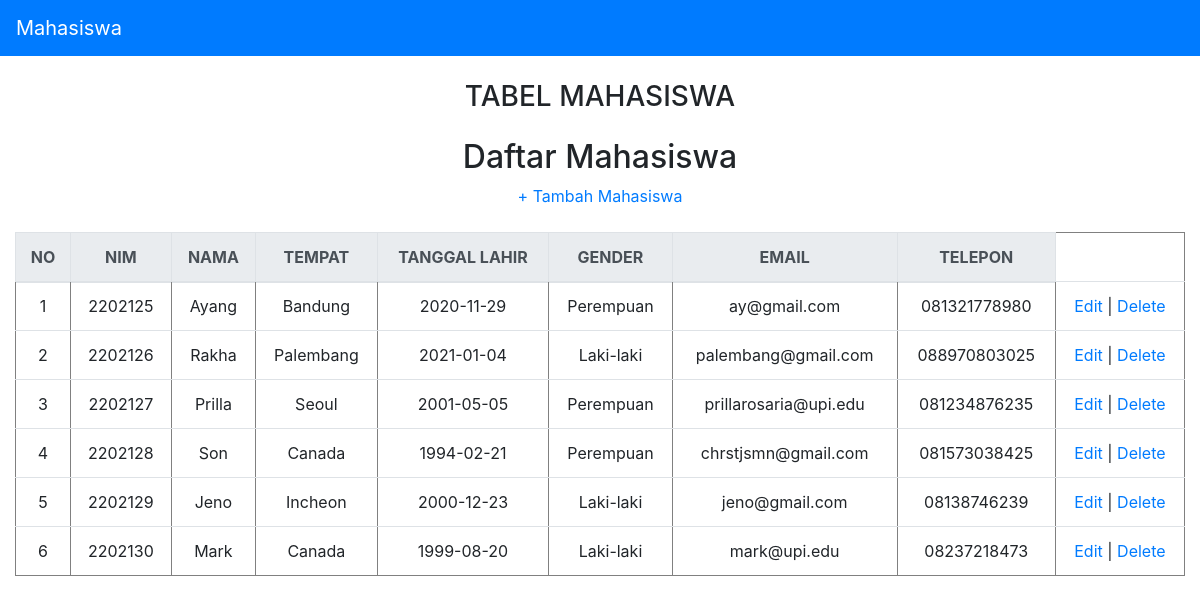
/mvp_php/index.php, run on the app's committed database.
### tables this page shows
CREATE TABLE `mahasiswa` (
  `id` int NOT NULL AUTO_INCREMENT,
  `nim` varchar(100) NOT NULL,
  `nama` varchar(100) NOT NULL,
  `tempat` varchar(100) NOT NULL,
  `tl` varchar(100) NOT NULL,
  `gender` varchar(10) NOT NULL,
  `email` varchar(100) NOT NULL,
  `telp` varchar(100) NOT NULL,
  PRIMARY KEY (`id`)
);

### mvp_php/index.php (called while the page is built, shortened)
<?php
include_once("view/TampilMahasiswa.php");
include_once("presenter/ProsesMahasiswa.php");
$view = new TampilMahasiswa();
$view->tampil();

### mvp_php/presenter/ProsesMahasiswa.php (called while the page is built, shortened)
<?php
class ProsesMahasiswa implements KontrakPresenter
{
	private $tabelmahasiswa;
	private $data = [];
	function __construct()
	{
		try {
			$db_host = "localhost";
			$db_user = "root";
			$db_password = "";
			$db_name = "mvp_php";
			$this->tabelmahasiswa = new TabelMahasiswa($db_host, $db_user, $db_password, $db_name);
			$this->data = array();
		} catch (Exception $e) {
			echo "yah error" . $e->getMessage();
		}
	}
	function prosesDataMahasiswa()
	{
		try {
			$this->tabelmahasiswa->open();
			$this->tabelmahasiswa->getMahasiswa();
			while ($row = $this->tabelmahasiswa->getResult()) {
				$mahasiswa = new Mahasiswa();
				$mahasiswa->setId($row['id']);
				$mahasiswa->setNim($row['nim']);
				$mahasiswa->setNama($row['nama']);
				$mahasiswa->setTempat($row['tempat']);
				$mahasiswa->setTl($row['tl']);
				$mahasiswa->setGender($row['gender']);
				$mahasiswa->setEmail($row['email']);
				$mahasiswa->setTelepon($row['telp']);
				$this->data[] = $mahasiswa;
			}
		} catch (Exception $e) {
			echo "yah error part 2" . $e->getMessage();
		}
	}
	function getId($i)
	{
		return $this->data[$i]->id;
	}
	function getNim($i)
	{
		return $this->data[$i]->nim;
	}
	function getNama($i)
	{
		return $this->data[$i]->nama;
	}
	function getTempat($i)
	{
		return $this->data[$i]->tempat;
	}
	function getTl($i)
	{
		return $this->data[$i]->tl;
	}
	function getGender($i)
	{
		return $this->data[$i]->gender;
	}
	function getSize()
	{
		return sizeof($this->data);
	}
	function getEmail($i) {
		return $this->data[$i]->email;
	}
	function getTelepon($i) {
		return $this->data[$i]->telp;
	}
}

### mvp_php/model/Mahasiswa.class.php (called while the page is built, shortened)
<?php
class Mahasiswa
{
	function setId($id)
	{
		$this->id = $id;
	}
	function setNim($nim)
	{
		$this->nim = $nim;
	}
	function setNama($nama)
	{
		$this->nama = $nama;
	}
	function setTempat($tempat)
	{
		$this->tempat = $tempat;
	}
	function setTl($tl)
	{
		$this->tl = $tl;
	}
	function setGender($gender)
	{
		$this->gender = $gender;
	}
	function setEmail($email) { $this->email = $email; }
	function setTelepon($telp) { $this->telp = $telp; }
}

### mvp_php/model/DB.class.php (called while the page is built, shortened)
<?php
class DB
{
	var $db_host = '';
	var $db_user = '';
	var $db_password = '';
	var $db_name = '';
	var $db_link = '';
	function __construct($db_host = '', $db_user = '', $db_password = '', $db_name = '')
	{
		$this->db_host = $db_host;
		$this->db_user = $db_user;
		$this->db_password = $db_password;
		$this->db_name = $db_name;
	}
	function open()
	{
		$this->db_link = mysqli_connect($this->db_host, $this->db_user, $this->db_password, $this->db_name);
	}
	function execute($query = "")
	{
		$this->result = mysqli_query($this->db_link, $query);
		return $this->result;
	}
}

### mvp_php/model/TabelMahasiswa.class.php (called while the page is built)
<?php
class TabelMahasiswa extends DB
{
	function getMahasiswa()
	{
		$query = "SELECT * FROM mahasiswa";
		return $this->execute($query);
	}
}

### mvp_php/view/TampilMahasiswa.php (the view, shortened to what this page needs)
<?php
include("presenter/ProsesMahasiswa.php");
class TampilMahasiswa implements KontrakView
{
	private $prosesmahasiswa;
	function __construct()
	{
		$this->prosesmahasiswa = new ProsesMahasiswa();
	}
	function tampil()
	{
		$this->prosesmahasiswa->prosesDataMahasiswa();
		$data = "<h2>Daftar Mahasiswa</h2>";
		$data .= "<a href='index.php?tambah=true'>+ Tambah Mahasiswa</a><br><br>";
		for ($i = 0; $i < $this->prosesmahasiswa->getSize(); $i++) {
			$no = $i + 1;
			$data .= "<tr>
			<td>" . $no . "</td>
			<td>" . $this->prosesmahasiswa->getNim($i) . "</td>
			<td>" . $this->prosesmahasiswa->getNama($i) . "</td>
			<td>" . $this->prosesmahasiswa->getTempat($i) . "</td>
			<td>" . $this->prosesmahasiswa->getTl($i) . "</td>
			<td>" . $this->prosesmahasiswa->getGender($i) . "</td>
			<td>" . $this->prosesmahasiswa->getEmail($i) . "</td>
			<td>" . $this->prosesmahasiswa->getTelepon($i) . "</td>
			<td>
    			<a href='index.php?edit=" . $this->prosesmahasiswa->getId($i) . "'>Edit</a> |
    			<a href='index.php?delete=" . $this->prosesmahasiswa->getId($i) . "' onclick=\"return confirm('Yakin ingin menghapus?')\">Delete</a>
			</td>
			</tr>";
		}
	}
}

### mvp_php/model/Template.class.php (shortened to what this page needs)
<?php
class Template{
	var $content = '';
	function __construct($filename = ''){
		$this->content = implode('', @file($filename));
	}
	function clear(){
		$this->content = preg_replace("/DATA_[A-Z|_|0-9]+/", "", $this->content);
	}
	function write(){
		print $this->content;
	}
	function replace($old = '', $new = ''){
		if(is_int($new)){
			$value = sprintf("%d", $new);
		}elseif(is_float($new)){
			$value = sprintf("%f", $new);
		}elseif(is_array($new)){
			$value = '';
			foreach( $new as $item){
				$value .= $item. '';
			}
		}else{
			$value = $new;
		}
		$this->content = preg_replace("/$old/",  $value, $this->content);
	}
}

### data on the page
mahasiswa: no "1", nim "2202125", nama "Ayang", tempat "Bandung", tl "2020-11-29", gender "Perempuan", email "ay@gmail.com", telp "081321778980"
mahasiswa: no "2", nim "2202126", nama "Rakha", tempat "Palembang", tl "2021-01-04", gender "Laki-laki", email "palembang@gmail.com", telp "088970803025"
mahasiswa: no "3", nim "2202127", nama "Prilla", tempat "Seoul", tl "2001-05-05", gender "Perempuan", email "prillarosaria@upi.edu", telp "081234876235"
mahasiswa: no "4", nim "2202128", nama "Son", tempat "Canada", tl "1994-02-21", gender "Perempuan", email "chrstjsmn@gmail.com", telp "081573038425"
mahasiswa: no "5", nim "2202129", nama "Jeno", tempat "Incheon", tl "2000-12-23", gender "Laki-laki", email "jeno@gmail.com", telp "08138746239"
mahasiswa: no "6", nim "2202130", nama "Mark", tempat "Canada", tl "1999-08-20", gender "Laki-laki", email "mark@upi.edu", telp "08237218473"

### other printed values
$this->content "Mahasiswa TABEL MAHASISWA NO NIM NAMA TEMPAT TANGGAL LAHIR GENDER EMAIL TELEPON"
